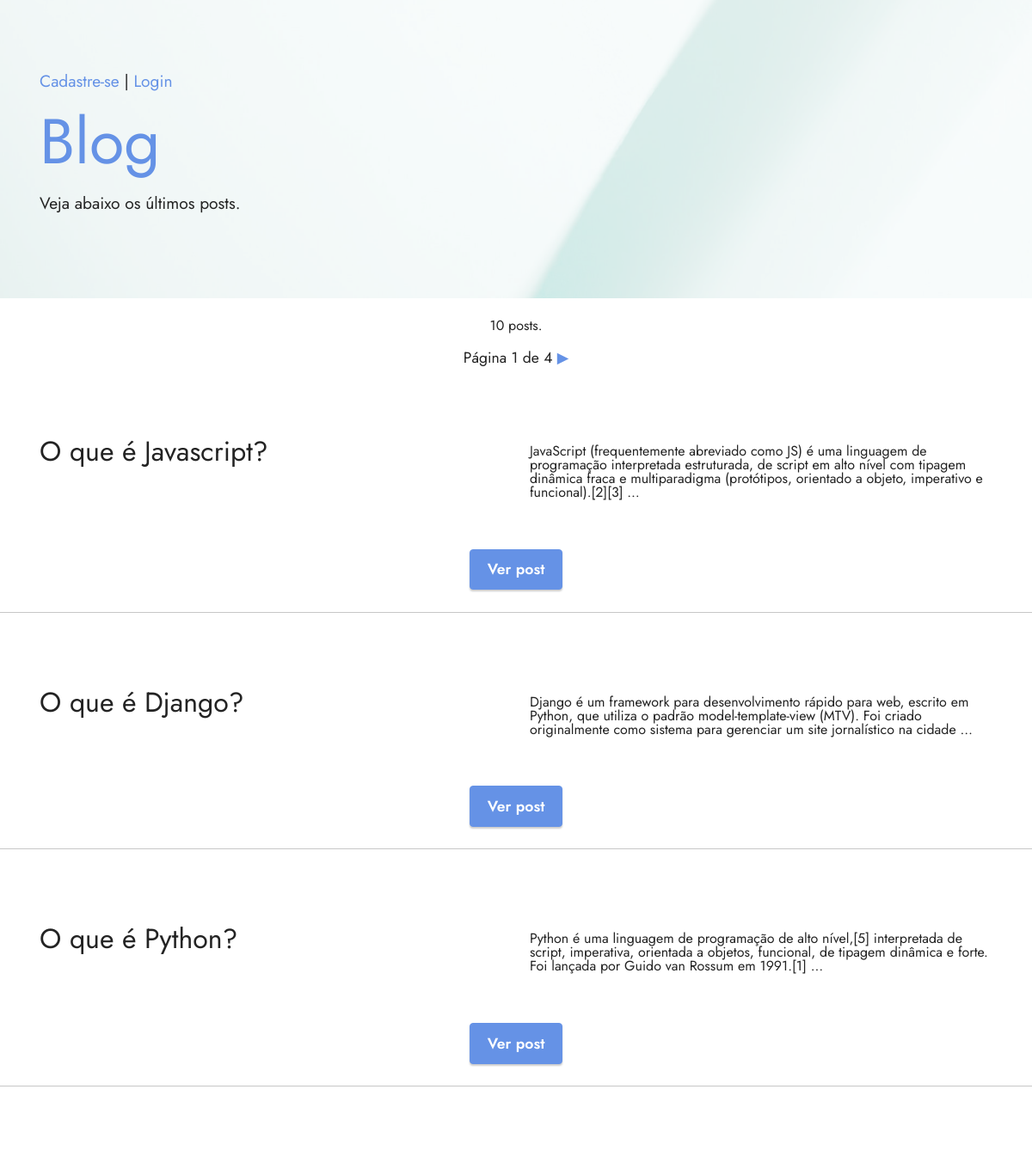
The page / on the database its author committed.
### app/models.py (models this page shows, shortened)
class Post(models.Model):
    objects = models.Manager()
    publicados = PublicadosManager()
    STATUS_CHOICES = (
        ('rascunho', 'Rascunho'),
        ('publicado', 'Publicado')
    )
    titulo = models.CharField(max_length=70)
    slug = models.SlugField(max_length=70)
    corpo = models.TextField()
    status = models.CharField(max_length=9, choices=STATUS_CHOICES, default='rascunho')
    criado = models.DateTimeField(auto_now_add=True)
    publicado = models.DateTimeField(auto_now=True)
    autor = models.ForeignKey(User, on_delete=models.CASCADE, related_name='posts_autor')
    imagem = StdImageField('Imagem', upload_to='posts', blank=True, null=True,
                           variations={'thumb': {
                               'width': 438,
                               'height': 438,
                               'cropt': True}})
    class Meta:
        verbose_name = 'Post'
        verbose_name_plural = 'Posts'
        ordering = ('-publicado',)

### app/views.py (the view)
# urls.py: path('', views.Index.as_view(), name='home'),
class Index(ListView):
    context_object_name = 'posts'
    template_name = 'blog/index.html'
    queryset = Post.publicados.all()
    paginate_by = 3

### app/models.py (called while the page is built)
    def get_queryset(self):
        return super().get_queryset().filter(status='publicado')

### app/templatetags/blog_tags.py (called while the page is built)
@register.simple_tag
def total_posts():
    return Post.publicados.count()

### app/templates/blog/index.html (shortened to what this page needs)
{% extends 'blog/base/base.html' %}
{% load static %}
{% block conteudo %}
{% include 'blog/post/posts.html' %}
{% endblock %}

### app/templates/blog/post/posts.html
{% load static %}
{% load blog_tags %}
<br>
<p class="row justify-content-center">{% total_posts %} posts.</p>
{% include 'blog/base/pages.html' with page=page_obj %}
<br>
{% for item in posts %}
<section data-bs-version="5.1" class="content10 cid-tzVgp39K95" id="content10-1" xmlns="http://www.w3.org/1999/html">
    <div class="container">
        <div class="row justify-content-center">
            <div class="col-12 col-md">
                <h6 class="mbr-section-subtitle mbr-fonts-style mb-4 display-5">
                    {{ item.titulo }}
                </h6>
            </div>
            <div class="col-md-12 col-lg-6">
                <p class="mbr-text mbr-fonts-style display-7">{{ item.corpo|truncatewords:30|linebreaks }}</p>
            </div>
        </div>
    </div>
</section>
<section data-bs-version="5.1" class="content11 cid-tzVh8oOL0w" id="content11-2">
    <div class="container">
        <div class="row justify-content-center">
            <div class="col-md-12 col-lg-10">
                <div class="mbr-section-btn align-center"><a class="btn btn-primary display-4" href="{% url 'detail' item.slug %}">Ver post</a>
                </div>
            </div>
        </div>
    </div>
    <hr>
</section>
{% endfor %}

### app/static/assets/theme/css/style.css (style rules this page uses)
section { background-color: #ffffff; }
body { font-style: normal; line-height: 1.5; font-weight: 400; color: #232323; position: relative; }
section, .container, .container-fluid { position: relative; word-wrap: break-word; }
a { font-style: normal; font-weight: 400; cursor: pointer; }
a, a:hover { text-decoration: none; }
.mbr-section-subtitle { line-height: 1.3; }
.mbr-text { font-style: normal; line-height: 1.7; }
h1, h2, h3, h4, h5, h6, .display-1, .display-2, .display-4, .display-5, .display-7, span, p, a { line-height: 1; word-break: break-word; word-wrap: break-word; font-weight: 400; }
section { background-position: 50% 50%; background-repeat: no-repeat; background-size: cover; }
.align-center { text-align: center; }
.mbr-section-btn { margin-left: -0.6rem; margin-right: -0.6rem; font-size: 0; }
.btn { font-weight: 600; border-width: 1px; font-style: normal; margin: 0.6rem 0.6rem; white-space: normal; transition: all 0.2s ease-in-out; display: inline-flex; align-items: center; justify-content: center; word-break: break-word; }
.row { display: -webkit-flex; -webkit-flex-wrap: wrap; }
.justify-content-center { -webkit-justify-content: center; }
html, body { height: auto; min-height: 100vh; }
.mb-4 { margin-bottom: 2rem !important; }
@media (min-width: 992px) { .container { padding-left: 16px; padding-right: 16px; } }
@media (min-width: 992px) { .row { margin-left: -16px; margin-right: -16px; } }
@media (min-width: 992px) { .row > [class*=col] { padding-left: 16px; padding-right: 16px; } }

### app/static/assets/mobirise/css/mbr-additional.css (style rules this page uses)
body { font-family: Jost; }
.display-4 { font-family: 'Jost', sans-serif; font-size: 1.1rem; line-height: 1.5; }
.display-5 { font-family: 'Jost', sans-serif; font-size: 2rem; line-height: 1.5; }
.display-7 { font-family: 'Jost', sans-serif; font-size: 1.2rem; line-height: 1.5; }
.btn { padding: 0.6rem 1.2rem; border-radius: 4px; }
.btn-primary, .btn-primary:active { background-color: #6592e6 !important; border-color: #6592e6 !important; color: #ffffff !important; box-shadow: 0 2px 2px 0 rgba(0, 0, 0, 0.2); }
a, a:hover { color: #6592e6; }
body { overflow-x: hidden; }
a { transition: color 0.6s; }
.cid-tzVgp39K95 { padding-top: 3rem; padding-bottom: 2rem; background-color: #ffffff; }
.cid-tzVh8oOL0w { padding-top: 0rem; padding-bottom: 1rem; background-color: #ffffff; }

### rows shown on the page
Post: titulo "O que é Javascript?", corpo "JavaScript (frequentemente abreviado como JS) é uma linguagem de programação interpretada estruturada, de script em alto nível com tipagem dinâmica fraca e multiparadigma (protótipos, orientado a objeto, imperativo e funcional).[2][3] …"
Post: titulo "O que é Django?", corpo "Django é um framework para desenvolvimento rápido para web, escrito em Python, que utiliza o padrão model-template-view (MTV). Foi criado originalmente como sistema para gerenciar um site jornalístico na cidade …"
Post: titulo "O que é Python?", corpo "Python é uma linguagem de programação de alto nível,[5] interpretada de script, imperativa, orientada a objetos, funcional, de tipagem dinâmica e forte. Foi lançada por Guido van Rossum em 1991.[1] …"

### other values the page prints
{{ page.number }} "1"
{{ page.paginator.num_pages }} "4"
